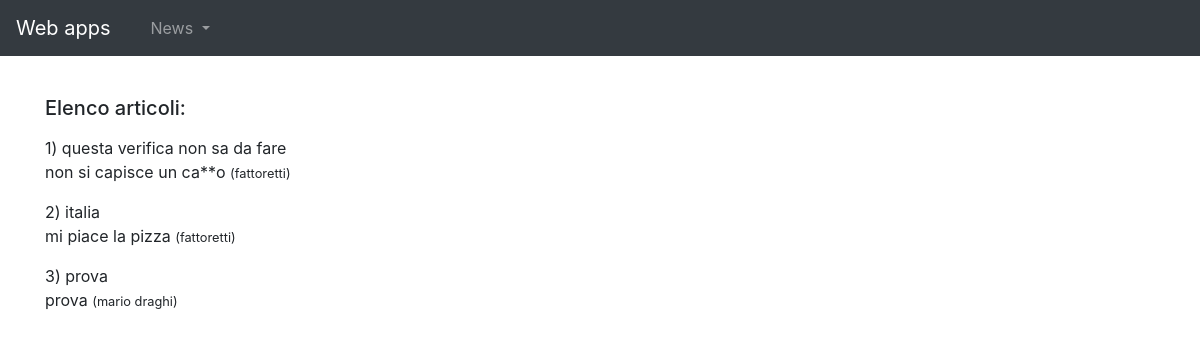
The page /news/lista-articoli/ on the database its author committed.
### news/models.py (models this page shows, shortened)
class newsArticoliModels(models.Model):
    titolo = models.CharField(max_length=100)
    contenuto = models.TextField()
    autore = models.ForeignKey(newsGiornalistiModels, on_delete=models.CASCADE, related_name="post")

class newsGiornalistiModels(models.Model):
    nome = models.TextField()
    def __str__(self):
        return self.nome

### news/views.py (the view)
# urls.py: path('lista-articoli/', listaArticoliView.as_view(), name='articoli'),
class listaArticoliView(ListView):
    model = newsArticoliModels #modello dei dati da utilizzare
    template_name = "news/articoli.html"  #pagina per mostrare i dati

### templates/news/articoli.html (shortened to what this page needs)
{% extends 'base.html' %}
{% block contenuti %}
<h5 class="my-3">Elenco articoli:</h5>
    {% for articoli in newsarticolimodels_list %}
        <p>{{ forloop.counter }}) <a>{{ articoli.titolo }}</a> <br>
            <a>{{articoli.contenuto}}</a>
            <small><a>({{ articoli.autore }})</a></small>
        </p>
    {% endfor %}
{% endblock contenuti %}

### templates/base.html (shortened to what this page needs)
{%load static%}
<!doctype html>
<html lang="en">
  <head>
    <link rel="stylesheet" href="https://maxcdn.bootstrapcdn.com/bootstrap/4.0.0/css/bootstrap.min.css">
  </head>
  <body>
    <nav class="navbar navbar-expand-lg navbar-dark bg-dark ">
      <a class="navbar-brand" href="/">Web apps</a>
      <div class="collapse navbar-collapse" id="navbarSupportedContent">
        <ul class="navbar-nav mr-auto">
          <li class="nav-item active">
            <a class="nav-link" href="/"> <span class="sr-only">(current)</span></a>
          </li>
          <li class="nav-item dropdown">
            <a class="nav-link dropdown-toggle" href="#" id="navbarDropdown" role="button" data-toggle="dropdown" aria-haspopup="true" aria-expanded="false">
              News
            </a>
          </li>
        </ul>
      </div>
    </nav>
      <div class="container">
         <br>
         {%block contenuti%}
         {%endblock contenuti%}
      </div>
  </body>
</html>

### rows shown on the page
newsArticoliModels: titolo "questa verifica non sa da fare", contenuto "non si capisce un ca**o", autore "fattoretti"
newsArticoliModels: titolo "italia", contenuto "mi piace la pizza", autore "fattoretti"
newsArticoliModels: titolo "prova", contenuto "prova", autore "mario draghi"
